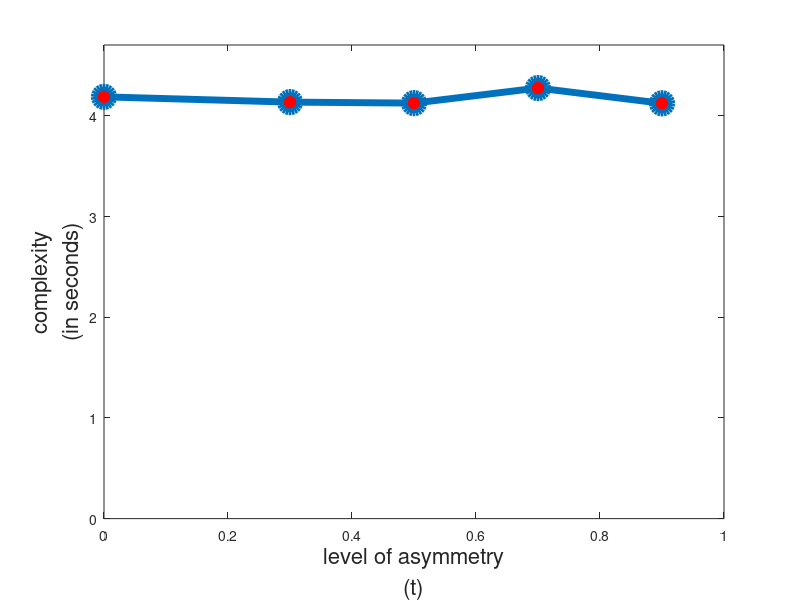
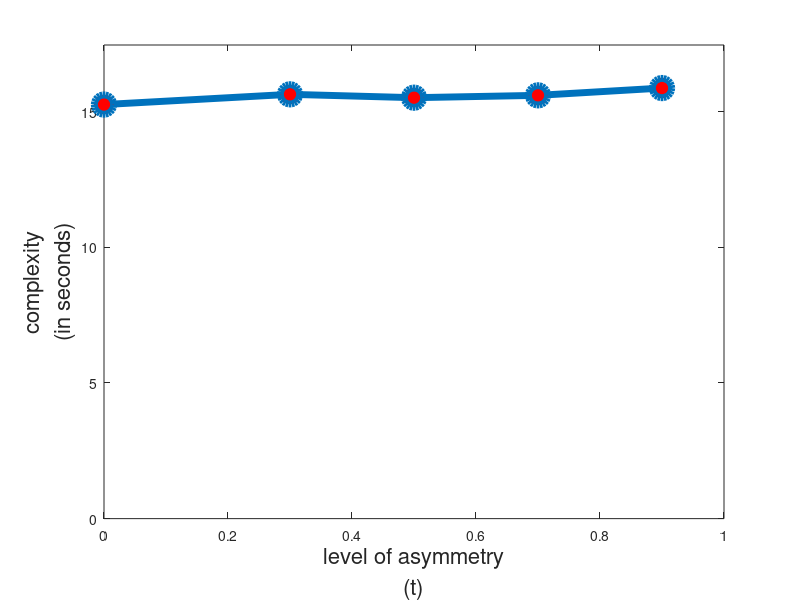
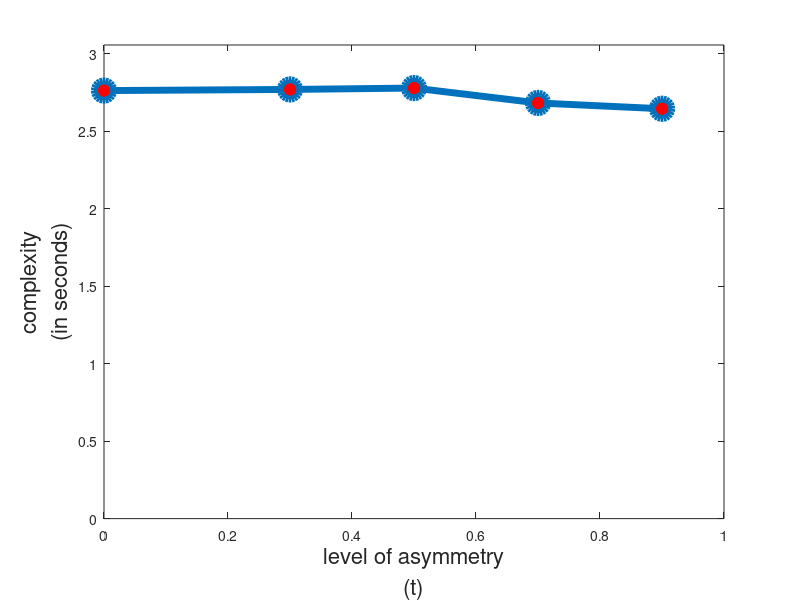
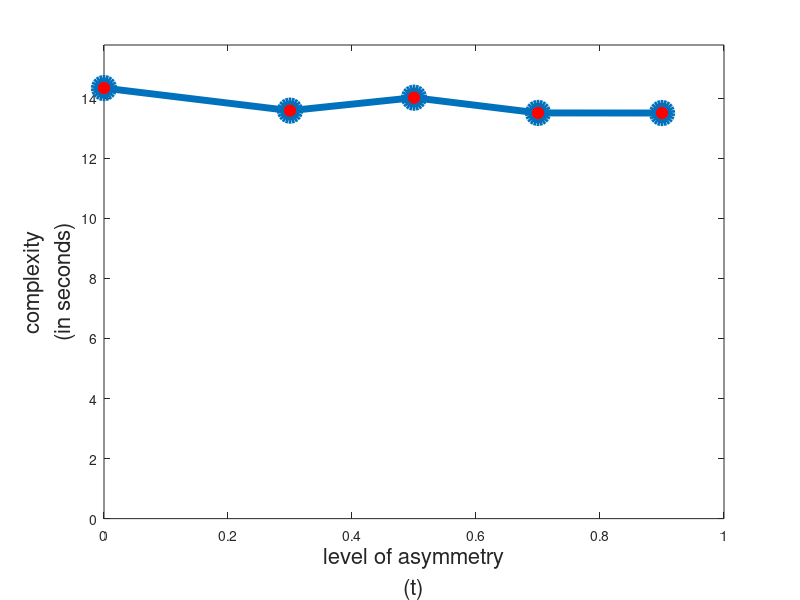

These figures' MATLAB source, in order:
t = [0 0.3 0.5 0.7 0.9]';
%A opt with N =1001
A1001 = [2.762953 2.770345 2.779268 2.683086 2.645688]';
%A opt with N =5001
A5001 = [14.339726 13.588190 14.018942  13.511677 13.508004]';
%D opt with N =1001
D1001 = [4.189248 4.136878 4.127095 4.276539 4.125098]';

%D opt with N =5001
D5001 = [15.256286 15.633771 15.509519 15.596103 15.864564]';
figure
  h1 = plot(t,D1001,'o-','linewidth',5,'markersize',14,'markerfacecolor','Red');
  xlabel({'level of asymmetry','(t)'},'FontSize', 16); % x-axis label
  ylabel({'complexity', '(in seconds)'},'FontSize', 16); % y-axis label
  xlim([0, 1]);
  ylim([0, max(D1001)*1.1]);
figure
  h2 = plot(t,D5001,'o-','linewidth',5,'markersize',14,'markerfacecolor','Red');
  xlabel({'level of asymmetry','(t)'},'FontSize', 16); % x-axis label
  ylabel({'complexity', '(in seconds)'},'FontSize', 16); % y-axis label
  xlim([0, 1]);
  ylim([0, max(D5001)*1.1]);
figure
  h3 = plot(t,A1001,'o-','linewidth',5,'markersize',14,'markerfacecolor','Red');
  xlabel({'level of asymmetry','(t)'},'FontSize', 16); % x-axis label
  ylabel({'complexity', '(in seconds)'},'FontSize', 16); % y-axis label
  xlim([0, 1]);
  ylim([0, max(A1001)*1.1]);
figure
  h4 = plot(t,A5001,'o-','linewidth',5,'markersize',14,'markerfacecolor','Red');
  xlabel({'level of asymmetry','(t)'},'FontSize', 16); % x-axis label
  ylabel({'complexity', '(in seconds)'},'FontSize', 16); % y-axis label
  xlim([0, 1]);
  ylim([0, max(A5001)*1.1]);